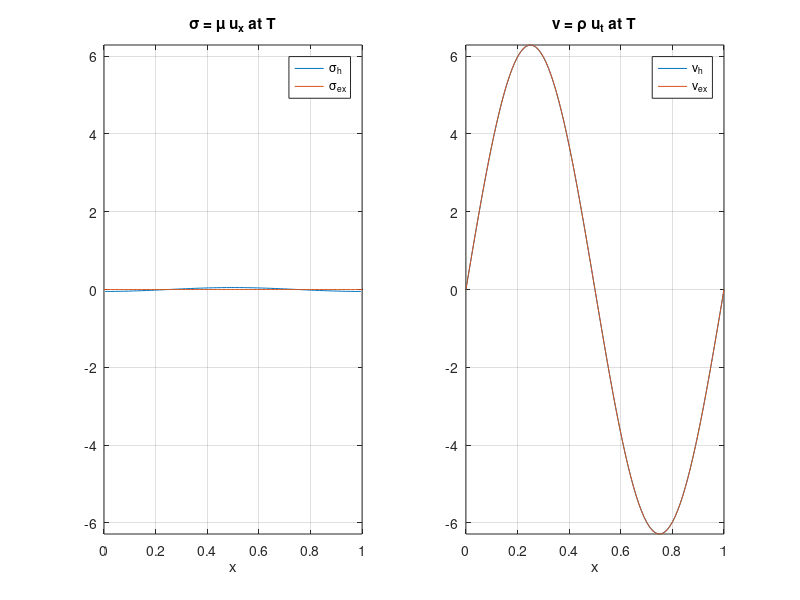
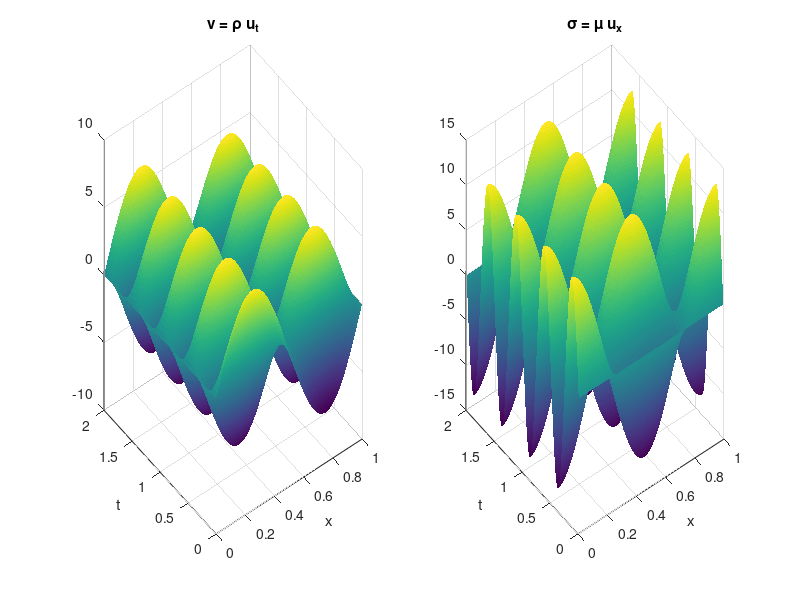

These figures' MATLAB source, in order:
clearvars; close all; clc;

% Solution of the problem:
%  rho v_t = sigma_x  in (0,L) x (0,T)
%  sigma_t = mu v_x   in (0,L) x (0,T)
%  v(0,t)  = phi(t)   in (0,T)
%  v(L,t)  = psi(t)   in (0,T)
%  sigma(0,t) = s_0   in (0,L)
%  v(0,t)     = v_0   in (0,L)
%
% with the staggered finite difference scheme
% v = u_t and sigma = mu u_x
%
% To be done:
% - add external force f to the system of eqs
% - add boundary conditions for sigma
%
%
%  Model problem: Plane wave solution in (0,1)
%  u(x,t) = sin(2pix)sin(2pit)
%  v(x,t) = 2pi sin(2pix)cos(2pit)
%  sigma(x,t) = mu 2pi cos(2pix)sin(2pit)


% Parameters
L = 1;              % Length of the domain
T = 2;              % Total simulation time
mu = 4;             %
rho = 1;
dx = 0.01;          % Spatial step size
dt = 0.001;         % Temporal step size

% Discretization
xv = 0 : dx/2 : L;    % Spatial grid
tv = 0 : dt/2 : T; % Temporal grid for v

nx = length(xv);
nt = length(tv);

%grid points velocity
[Xv,Yv] = meshgrid(xv(1:2:end),tv(2:2:end));
% grid points stress
[Xs,Ys] = meshgrid(xv(2:2:end),tv(1:2:end));

if (nx < 50 && nt <50)
    figure(1)
    plot(Xv,Yv,'b*')
    hold on; plot(Xs,Ys,'ro')
    xlabel('x'); ylabel('t'); title('staggered grid')
    legend('velocity', 'stress');
end

% u(x,t) = sin(2pix)sin(2pit);
v_ex = @(t,x) 2*pi*cos(2*pi*t)*sin(2*pi*x);      %u_t
sig_ex = @(t,x) mu*2*pi*cos(2*pi*x)*sin(2*pi*t); %mu u_x

v     = NaN(length(tv),length(xv));
sigma = NaN(length(tv)+1,length(xv));

v(1,:)     = v_ex(-dt/2,xv);               % v(x,-dt/2) blue points
sigma(2,2:2:nx) = sig_ex(0,xv(2:2:nx));    % sigma(x,0) red  points

for j = 3 : nt + 1
    if mod(j,2) ~= 0
        for i = 3 : 2 : nx-2
            v(j,i) = v(j-2,i) + dt/dx*1/rho*(sigma(j-1,i+1) - sigma(j-1,i-1));
        end
        %boundary conditions for v
        v(j,1)   = v_ex((j-2)*dt/2,0);
        v(j,end) = v_ex((j-2)*dt/2,L);

    else
        for i = 2 : 2 : nx-1
            sigma(j,i) = sigma(j-2,i) + dt/dx*mu*(v(j-1,i+1) - v(j-1,i-1));
        end
    end

end


% Reconstruct velocity at blue points from the total matrix
v_grid = [];
for i = 2 : nt
    vec = v(i,~isnan(v(i,:)));
    if ~isempty(vec)
        v_grid = [v_grid; vec];
    end
end

% Reconstruct stress at red points from the total matrix
sig_grid = [];
for i = 1 : nt+1
    vec = sigma(i,~isnan(sigma(i,:)));
    if ~isempty(vec)
        sig_grid = [sig_grid; vec];
    end
end


% surface plot of velocity and stress
figure(3)
subplot(1,2,1)
surf(Xv,Yv,v_grid,'EdgeColor','none');
xlabel('x'); ylabel('t'); title('v = \rho u_t')
subplot(1,2,2)
surf(Xs,Ys,sig_grid,'EdgeColor','none');
xlabel('x'); ylabel('t'); title('\sigma = \mu u_x')


% plot of velocity and stress at final time
% comparison between analytical and approximated solutions
figure(2)
subplot(1,2,1)
plot(xv(2:2:end-1),sigma(end,(2:2:end-1))); hold on;
plot(xv,sig_ex(T,xv));
legend('\sigma_h','\sigma_{ex}');
xlabel('x'); title('\sigma = \mu u_x at T');
ylim([-2*pi,2*pi]); grid on;
subplot(1,2,2)
plot(xv(1:2:end),v(end,(1:2:end))); hold on;
plot(xv,v_ex(T-dt/2,xv));
legend('v_h','v_{ex}');
xlabel('x'); title('v = \rho u_t at T');
ylim([-2*pi,2*pi]); grid on;




